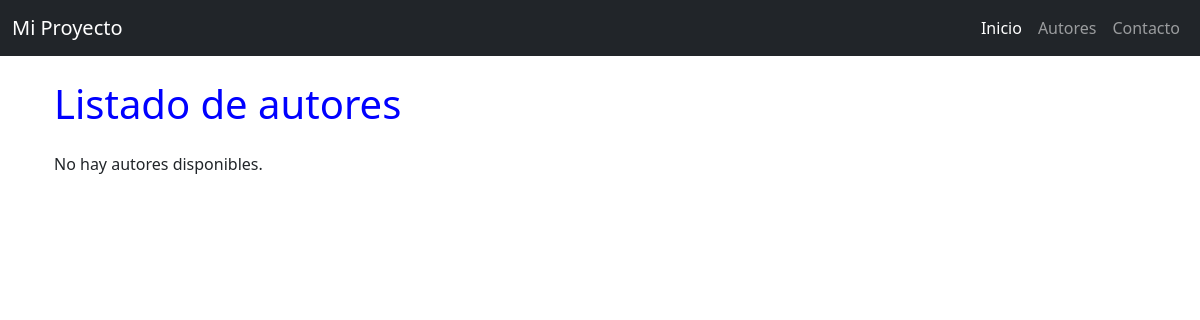
Before: /blog/autores with the older database file.
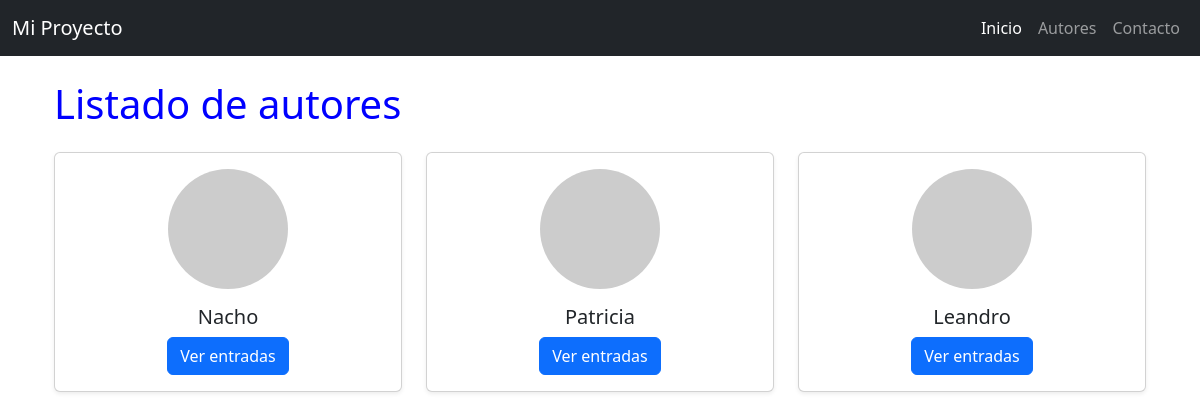
After: the same page with the newer database file.
### blog/models.py (models this page shows, shortened)
class Autor(models.Model):
    nombre = models.CharField(max_length=60)
    edad = models.IntegerField(null=True, blank=True)
    email = models.EmailField(null=True, blank=True)

### blog/views.py (the view)
# urls.py: path('autores', views.autores, name='autores'),
def autores(request):
    autores = Autor.objects.all()
    contexto = {'autores':autores}
    return render(request,'blog/autores.html', {'autores':Autor.objects.all()})

### blog/templates/blog/autores.html (shortened to what this page needs)
{% extends 'blog/base.html' %}
{% block contenido %}
<div class="container mt-4">
    <h1 class="mb-4">Listado de autores</h1>
    <div class="row">
        {% for autor in autores %}
        <div class="col-md-4 mb-4">
            <div class="card h-100 shadow-sm">
                <div class="card-body text-center">
                    {% if autor.foto %}
                        <img src="{{ autor.foto.url }}" alt="{{ autor.nombre }}" class="rounded-circle mb-3" width="120" height="120">
                    {% else %}
                        <img src="https://placehold.co/120?text=Autor" alt="Sin foto" class="rounded-circle mb-3">
                    {% endif %}
                    <h5 class="card-title">{{ autor.nombre }}</h5>
                    <a href="{% url 'autor_post' autor_pk=autor.pk %}" class="btn btn-primary">Ver entradas</a>
                </div>
            </div>
        </div>
        {% empty %}
        <p>No hay autores disponibles.</p>
        {% endfor %}
    </div>
</div>
{% endblock %}

Changed rows visible on the page:
added Autor: nombre "Nacho"
added Autor: nombre "Patricia"
added Autor: nombre "Leandro"
Other visible differences:
text no longer shown: "No hay autores disponibles."
